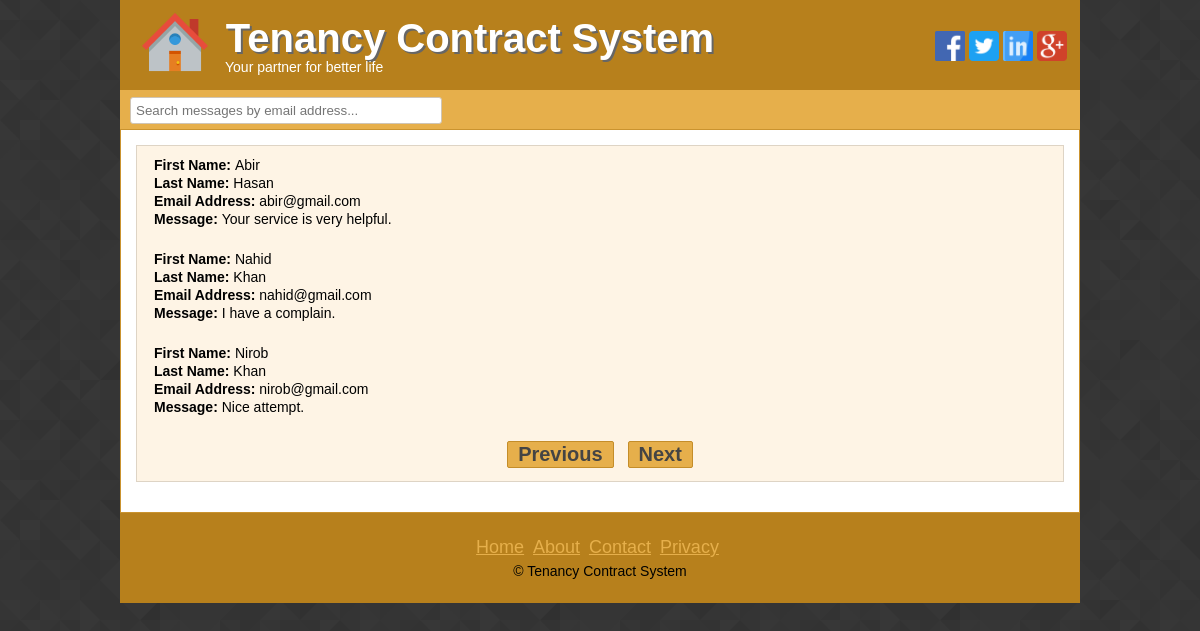
Page /showMessages.php on the committed database.
### tables this page shows
CREATE TABLE IF NOT EXISTS `contact` (
  `id` int(11) NOT NULL AUTO_INCREMENT,
  `fName` varchar(100) DEFAULT NULL,
  `lName` varchar(100) DEFAULT NULL,
  `email` varchar(100) NOT NULL,
  `message` varchar(300) NOT NULL,
  PRIMARY KEY (`id`)
);

### showMessages.php (the view, shortened to what this page needs)
<?php
      include "includes/dbConnect.php";
?>
<?php
  $perPage = 4;
  $messageQuery = "select * from contact limit $perPage";
  $resultMessage = mysqli_query($conn, $messageQuery);
?>
<!DOCTYPE html>
<html>
<head>
    <link rel="stylesheet" href="style.css">
</head>
<body>
    <div class="headersection template clear">
        <div class="logo">
            <a href="index.php"><img src="images/logo.png" alt="Logo"/></a>
            <h2>Tenancy Contract System</h2>
            <p>Your partner for better life</p>
        </div>
        <div class="social">
            <a href="#"><img src="images/social/facebook.png" alt="Facebook"/></a>
            <a href="#"><img src="images/social/twitter.png" alt="Twitter"/></a>
            <a href="#"><img src="images/social/linkedIn.png" alt="LinkedIn"/></a>
            <a href="#"><img src="images/social/googlePlus.png" alt="GooglePlus"/></a>
        </div>
    </div>
    <div class="navsection template">
        <div class="userPanelLeft template">
            <input type="text" name="search" id="searchBox" value="" placeholder="Search messages by email address...">
        </div>
    </div>
    <div class="contentsection contemplate clear">
        <div id="outcome" class="singlecontent clear">
            <div class="about">
                <div id="message">
                    <?php
                        while($row = mysqli_fetch_assoc($resultMessage)){
                            ?>
                        <table>
                            <tr>
                            <td>
                                <?php
                                    echo "<b>First Name: </b>".$row['fName']. "<br>";
                                    echo "<b>Last Name: </b>".$row['lName']. "<br>";
                                    echo "<b>Email Address: </b>".$row['email']. "<br>";
                                    echo "<b>Message: </b>".$row['message']. "<br><br>";
                                ?>
                            </td>
                            </tr>
                        </table>
                    <?php
                        }
                    ?>
                </div>
                <div style="text-align: center;">
                    <button class="btnpg" type="button" name="btnPrev" id="prevBtn">Previous</button>
                    <button class="btnpg" type="button" name="btnNext" id="nextBtn">Next</button>
                </div>
            </div>
        </div>
    </div>
    <div class="footersection template clear">
        <div class="footermenu clear">
            <ul>
              <li><a href="index.php">Home</a></li>
              <li><a href="about.php">About</a></li>
              <li><a href="contact.php">Contact</a></li>
              <li><a href="privacy.php">Privacy</a></li>
            </ul>
        </div>
        <p>&copy; Tenancy Contract System</p>
    </div>
</body>
</html>

### style.css (style rules this page uses)
* { margin: 0; padding: 0; outline: 0; }
body { font-family: arial; font-size: 14px; line-height: 18px; color: #000; background: url(images/bg.png)repeat fixed 0 0 #fff; }
.template { width: 960px; margin: 0 auto; }
.contemplate { margin: 0 auto; width: 928px; }
.clear { overflow: hidden; }
.headersection { background: #b7801c none repeat scroll 0 0; color: #fff; }
.logo { float: left; width: 595px; }
.logo img { float: left; margin-right: 15px; padding-bottom: 10px; padding-left: 20px; padding-top: 10px; width: 70px; }
.logo h2 { color: #fff; font-size: 32px; margin-bottom: 11px; margin-top: 24px; text-shadow: 2px 2px 0 #666; }
.social { float: right; padding-top: 31px; width: 145px; }
.social img { width: 30px; height: 30px; }
.headersection h2 { font-size: 40px; padding-top: 5px; text-align: center; }
.navsection { background: #e6af4b none repeat scroll 0 0; min-height: 39px; }
.contentsection { background: #ffffff none repeat scroll 0 0; border: 1px solid #ca932f; padding: 15px; }
.singlecontent { background: #fef4e5 none repeat scroll 0 0; border: 1px solid #ded4c5; float: center; margin: 0 0px 15px 0; padding: 8px 15px; width: auto; }
.footersection { height: 90px; background: #b7801c; text-align: center; }
.footermenu { margin-top: 25px; margin-bottom: 5px; }
.footermenu ul { padding: 0; margin: 0; list-style: none; text-align: center; }
.footermenu ul li { display: inline-block; }
.footermenu ul li a { color: #e6af4b; font-size: 18px; margin-right: 5px; }
input[type="text"], input[type="email"], input[type="password"], input[type="number"], input[type="date"] { border: 1px solid #cfc5b6; border-radius: 3px; margin-bottom: 5px; padding: 5px; width: 300px; }
.userPanelLeft, .userPanelRight { margin: 2px 0px 2px 0px;padding: 7px;list-style: none; }
.userPanelLeft { float: left; width: 464px; margin-top: 0px; margin-left: 3px; margin-bottom: -8px; }
.btnpg { background: #e6af4b none repeat scroll 0 0; border: 1px solid #c48d29; border-radius: 2px; color: #444; font-size: 20px; font-weight: bold; margin: 5px; padding: 1px 10px; cursor: pointer; }

### rows in the picture
contact: fName "Abir", lName "Hasan", email "abir@gmail.com", message "Your service is very helpful."
contact: fName "Nahid", lName "Khan", email "nahid@gmail.com", message "I have a complain."
contact: fName "Nirob", lName "Khan", email "nirob@gmail.com", message "Nice attempt."
